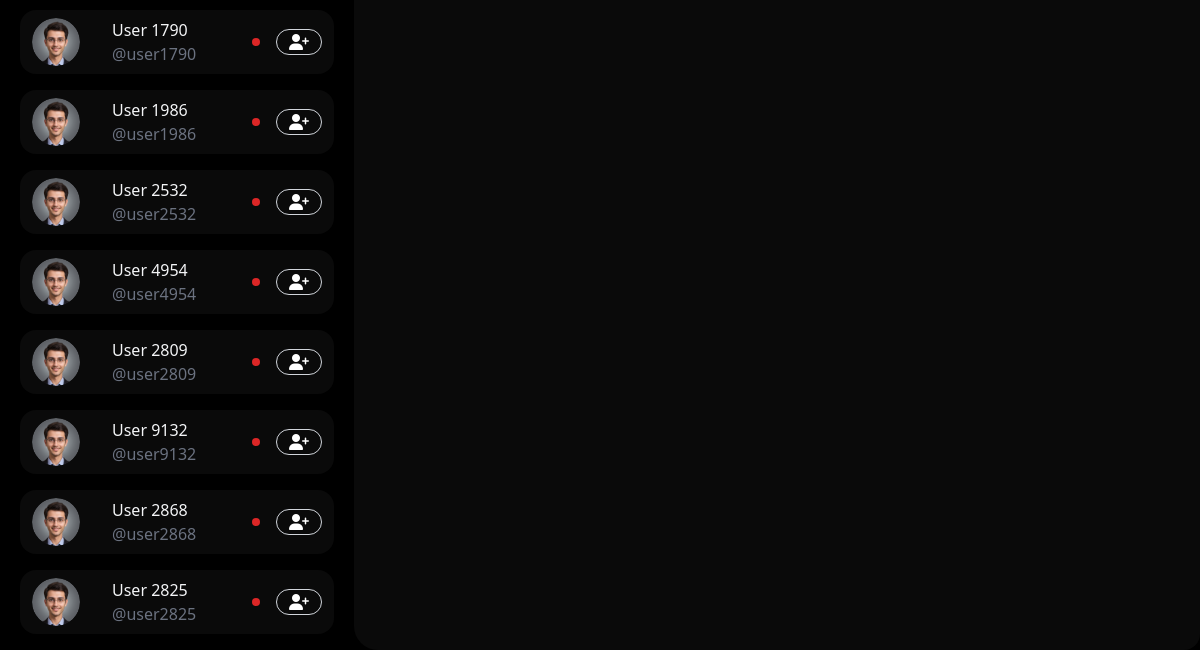
The app's page / (signed in, lower part), older data.
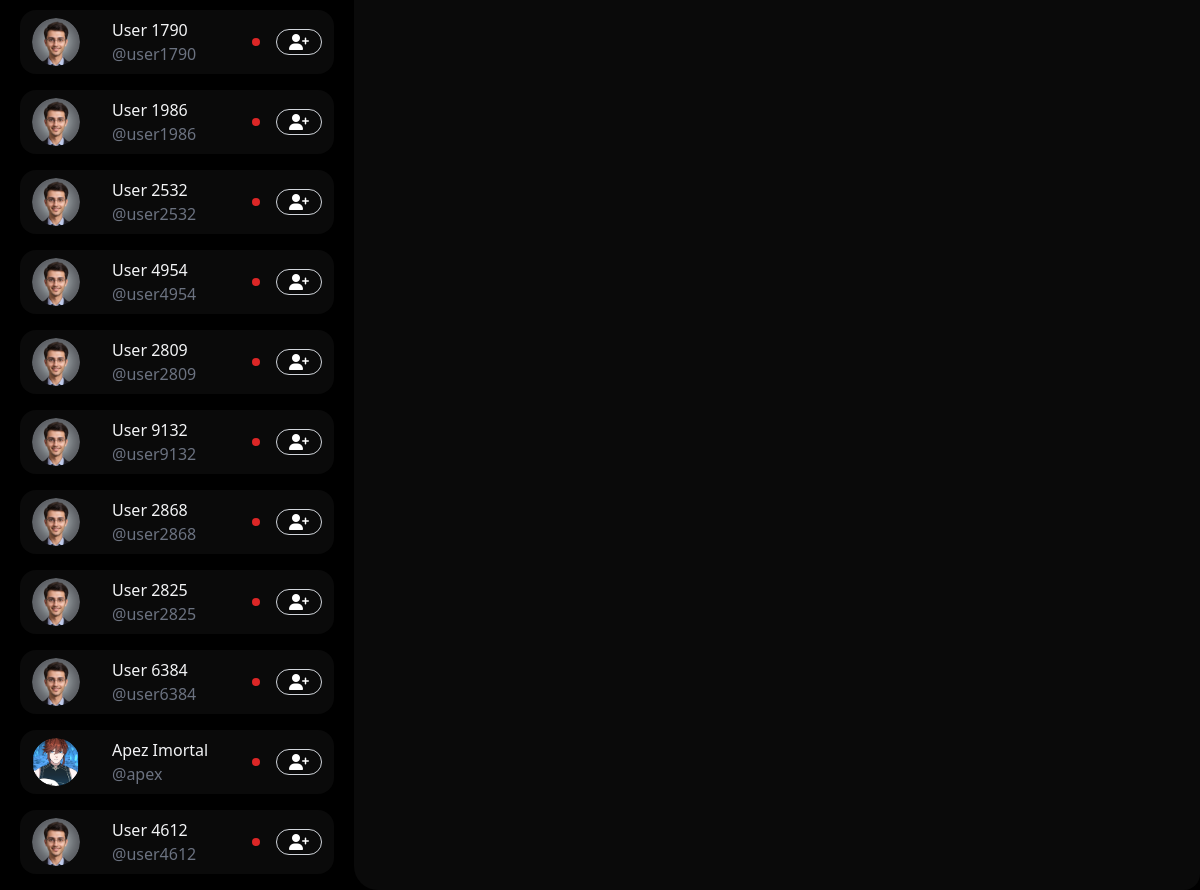
The same page, newer data.
### home/models.py (models this page shows)
class CustomUser(AbstractUser):
    profile_image = models.ImageField(upload_to="profile_pictures/", null=True, blank=True)
    isGuest = models.BooleanField(default=True)

### home/views.py (the view)
# urls.py: path('', home, name="home"),
@login_required(login_url="/login/")
def home(request):
    usersInfo = CustomUser.objects.all()
    context = {'noIcons': range(50),
               'noSocialUser': range(200),
               'online': "green",
               'offline': "red",
               'name': "Aslam Miya",
               'username': "@aslammiya",
               'noOfUsers': 0,
               'usersInfo': usersInfo,
               'user': request.user
               }
    return render(request, "homeLobby.html", context)

### home/templates/homeLobby.html (shortened to what this page needs)
{% extends "index.html" %}
{% load static %}

### home/templates/index.html (shortened to what this page needs)
{% extends 'base.html' %}
{% block content %}
  {% load static %}
  <div class="flex">
    <div id="leftArea" class="flex z-46 h-screen">
      <div class="relative w-full max-w-sm md:max-w-md inset-0 bg-black z-50 flex flex-col h-full">
        <div class="px-5 flex-1 overflow-auto" id="tabContent">
          <div class="rounded-2xl overflow-auto" id="explore">
            {% for user in usersInfo %}
              <div class="my-4">
                <div class="w-full px-3 py-2 rounded-2xl userCard flex justify-between items-center hover:bg-[#181717] bg-[#0a0a0a] transition duration-200 ease-in-out">
                  <div class="w-12 h-12 block relative rounded-full overflow-hidden">
                    {% if user.profile_image %}
                      <img class="rounded-full object-cover w-full h-full" src="{{ user.profile_image.url }}" alt="Profile Picture" />
                    {% else %}
                      <img class="rounded-full object-cover w-full h-full" src="{% static 'images/dp.png' %}" alt="Profile Picture" />
                    {% endif %}
                  </div>
                  <div class="flex flex-col ml-3 px-5 w-40">
                    <span class="block font-medium text-gray-100">{{user.first_name}} {{user.last_name}}</span>
                    <span class="block text-gray-500">@{{user.username}}</span>
                  </div>
                  <div class="w-2 h-2 bg-red-600 rounded-full mr-4"></div>
                  <button type="button" class="hover:bg-white text-white hover:text-black border border-gray-300 hover:border-white px-3 py-1 rounded-full flex items-center justify-center hover:text-black transition duration-200 ease-in-out"><i class="fas fa-user-plus"></i></button>
                </div>
              </div>
            {% endfor %}
          </div>
        </div>
      </div>
    </div>
    <div class="flex flex-col h-screen w-screen">
      <div class="flex flex-col bg-[#0a0a0a] px-4 py-3 w-full md:rounded-l-3xl md:rounded-r-2xl h-full" id="lobby">
      </div>
    </div>
  </div>
{% endblock %}

Row changes from the older to the newer data that the page shows:
added CustomUser: first_name "User", last_name "6384", username "user6384"
added CustomUser: profile_image (picture), first_name "Apez", last_name "Imortal", username "apex"
added CustomUser: first_name "User", last_name "4612", username "user4612"
